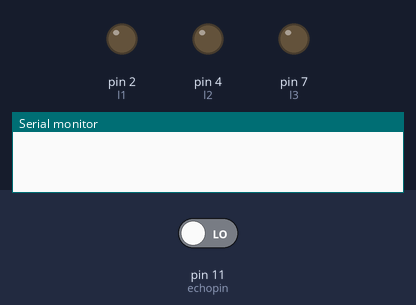
Simulated run of this sketch. Board: Arduino Uno, built with avr-gcc and run on an emulated ATmega328P. Shown: output pins drawn as LEDs (lit = HIGH), the last lines printed to the serial monitor. The inputs (shaded band) are chosen by the test bench; at power-on: pin 11 (echopin) LOW. Pins used as bus, display or sensor lines are not drawn.

Above: at 0.1 s.
At 2.1 s:
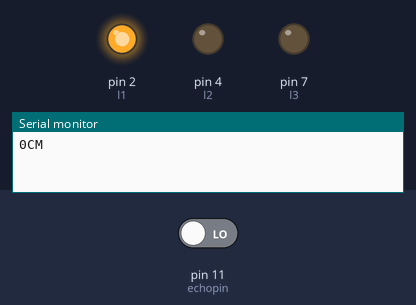
Timing chart, 0 to 3.6 s (numbered marks = the images above):
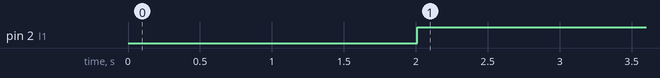

The sketch:

ultra_and_led.ino
```cpp
int trigpin=12;
int echopin=11;
int l1=2;
int l2=4;
int l3=7;


void setup() {
  Serial.begin(9600);
  pinMode(trigpin,OUTPUT);
  pinMode(echopin,INPUT);
  pinMode(l1,OUTPUT);
      pinMode(l2,OUTPUT);
          pinMode(l3,OUTPUT);
}

void loop() {
  long duration,distance;
  digitalWrite(trigpin,HIGH);
  delay(1000);
  digitalWrite(trigpin,LOW);
  duration=pulseIn(echopin,HIGH);
  distance=(duration/2)/29.1;
  Serial.print(distance);
  Serial.println("CM");
  delay(10);

  if
  ((distance<=5))
  {
    digitalWrite(l1,HIGH);
  }
  else if(distance>5 && distance<=10)
  {
    digitalWrite(l2,HIGH);
  }
  else if(distance>10 && distance<=20)
  {
    digitalWrite(l3,HIGH);
  }
  else if(distance>20)
  {
   digitalWrite(l1,LOW);
   digitalWrite(l2,LOW);
   digitalWrite(l3,LOW);

  }


}
```

Measured:
- by itself, pin 2 (l1): LOW → HIGH at 2.0 s
